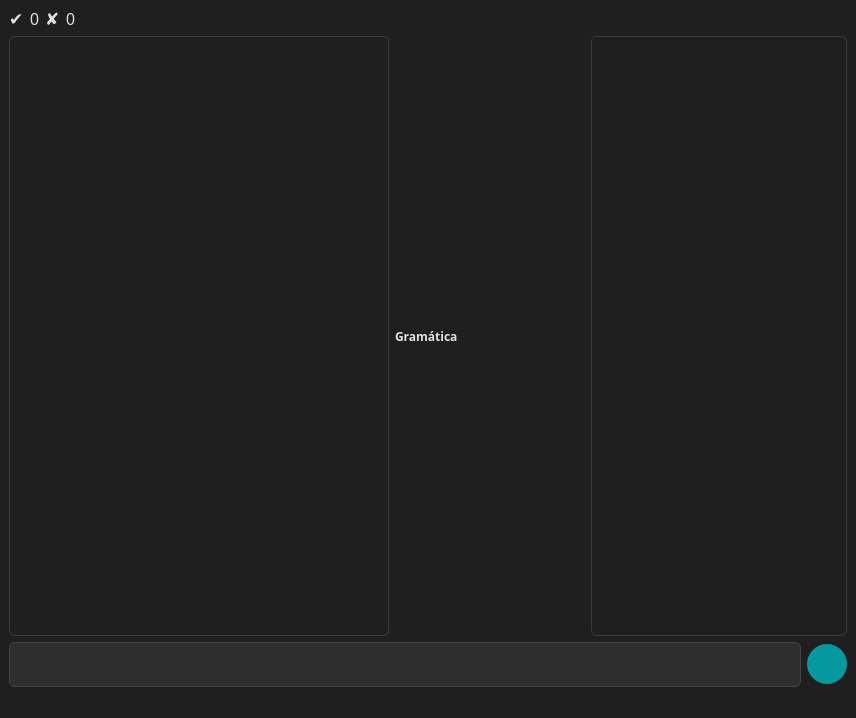
<?xml version="1.0" encoding="UTF-8"?>
<ui version="4.0">
 <class>LLTutorWindow</class>
 <widget class="QMainWindow" name="LLTutorWindow">
  <property name="geometry">
   <rect>
    <x>0</x>
    <y>0</y>
    <width>856</width>
    <height>718</height>
   </rect>
  </property>
  <property name="windowTitle">
   <string>LL(1)</string>
  </property>
  <property name="windowIcon">
   <iconset resource="resources.qrc">
    <normaloff>:/resources/syntaxtutor.png</normaloff>:/resources/syntaxtutor.png</iconset>
  </property>
  <property name="styleSheet">
   <string notr="true">background-color: #1F1F1F;
color: #E0E0E0;</string>
  </property>
  <widget class="QWidget" name="centralwidget">
   <layout class="QVBoxLayout" name="verticalLayout">
    <item>
     <layout class="QHBoxLayout" name="horizontalLayout_3">
      <item>
       <widget class="QLabel" name="tick">
        <property name="sizePolicy">
         <sizepolicy hsizetype="Minimum" vsizetype="Preferred">
          <horstretch>0</horstretch>
          <verstretch>0</verstretch>
         </sizepolicy>
        </property>
        <property name="font">
         <font>
          <pointsize>13</pointsize>
         </font>
        </property>
        <property name="text">
         <string>✔</string>
        </property>
       </widget>
      </item>
      <item>
       <widget class="QLabel" name="cntRight">
        <property name="sizePolicy">
         <sizepolicy hsizetype="Minimum" vsizetype="Preferred">
          <horstretch>0</horstretch>
          <verstretch>0</verstretch>
         </sizepolicy>
        </property>
        <property name="font">
         <font>
          <pointsize>12</pointsize>
         </font>
        </property>
        <property name="toolTip">
         <string>Respuestas correctas</string>
        </property>
        <property name="text">
         <string>0</string>
        </property>
       </widget>
      </item>
      <item>
       <widget class="QLabel" name="cross">
        <property name="sizePolicy">
         <sizepolicy hsizetype="Minimum" vsizetype="Preferred">
          <horstretch>0</horstretch>
          <verstretch>0</verstretch>
         </sizepolicy>
        </property>
        <property name="font">
         <font>
          <pointsize>13</pointsize>
         </font>
        </property>
        <property name="text">
         <string>✘</string>
        </property>
       </widget>
      </item>
      <item>
       <widget class="QLabel" name="cntWrong">
        <property name="sizePolicy">
         <sizepolicy hsizetype="Minimum" vsizetype="Preferred">
          <horstretch>0</horstretch>
          <verstretch>0</verstretch>
         </sizepolicy>
        </property>
        <property name="font">
         <font>
          <pointsize>12</pointsize>
         </font>
        </property>
        <property name="toolTip">
         <string>Respuestas incorrectas</string>
        </property>
        <property name="text">
         <string>0</string>
        </property>
       </widget>
      </item>
      <item>
       <spacer name="horizontalSpacer">
        <property name="orientation">
         <enum>Qt::Orientation::Horizontal</enum>
        </property>
        <property name="sizeType">
         <enum>QSizePolicy::Policy::Expanding</enum>
        </property>
        <property name="sizeHint" stdset="0">
         <size>
          <width>40</width>
          <height>20</height>
         </size>
        </property>
       </spacer>
      </item>
     </layout>
    </item>
    <item>
     <layout class="QHBoxLayout" name="horizontalLayout_4">
      <item>
       <widget class="QListWidget" name="listWidget">
        <property name="sizePolicy">
         <sizepolicy hsizetype="Expanding" vsizetype="Expanding">
          <horstretch>4</horstretch>
          <verstretch>0</verstretch>
         </sizepolicy>
        </property>
        <property name="styleSheet">
         <string notr="true"> QListWidget {
        border: 1px solid #3a3a3a;
        border-radius: 6px;
        background-color: transparent;
    }

    QListWidget::viewport {
        background-color: transparent;
    }
   QScrollBar:vertical {
        background: #1e1e1e;
        width: 10px;
        margin: 2px 0 2px 0;
        border-radius: 5px;
    }

    QScrollBar::handle:vertical {
        background: #5c5c5c;
        min-height: 20px;
        border-radius: 5px;
    }

    QScrollBar::handle:vertical:hover {
        background: #777;
    }

    QScrollBar::add-line:vertical, QScrollBar::sub-line:vertical {
        height: 0px;
        background: none;
    }

    QScrollBar::add-page:vertical, QScrollBar::sub-page:vertical {
        background: none;
    }</string>
        </property>
       </widget>
      </item>
      <item>
       <widget class="QLabel" name="gr">
        <property name="sizePolicy">
         <sizepolicy hsizetype="Expanding" vsizetype="Expanding">
          <horstretch>2</horstretch>
          <verstretch>0</verstretch>
         </sizepolicy>
        </property>
        <property name="font">
         <font>
          <family>JetBrainsMonoNL Nerd Font Propo</family>
          <bold>true</bold>
         </font>
        </property>
        <property name="text">
         <string>Gramática</string>
        </property>
       </widget>
      </item>
      <item>
       <widget class="QTextEdit" name="textEdit">
        <property name="styleSheet">
         <string notr="true">QTextEdit {
background-color: #1e1e1e;
color: #ffffff;
border: 1px solid #3a3a3a;
border-radius: 6px;
padding: 8px;
selection-background-color: #44475a;
selection-color: #ffffff;
font-family: Noto Sans
}
  QScrollBar:vertical {
        background: #1e1e1e;
        width: 10px;
        margin: 2px 0 2px 0;
        border-radius: 5px;
    }

    QScrollBar::handle:vertical {
        background: #5c5c5c;
        min-height: 20px;
        border-radius: 5px;
    }

    QScrollBar::handle:vertical:hover {
        background: #777;
    }

    QScrollBar::add-line:vertical, QScrollBar::sub-line:vertical {
        height: 0px;
        background: none;
    }

    QScrollBar::add-page:vertical, QScrollBar::sub-page:vertical {
        background: none;
    }</string>
        </property>
        <property name="readOnly">
         <bool>true</bool>
        </property>
       </widget>
      </item>
     </layout>
    </item>
    <item>
     <layout class="QHBoxLayout" name="horizontalLayout">
      <item>
       <widget class="CustomTextEdit" name="userResponse">
        <property name="sizePolicy">
         <sizepolicy hsizetype="Preferred" vsizetype="Fixed">
          <horstretch>0</horstretch>
          <verstretch>0</verstretch>
         </sizepolicy>
        </property>
        <property name="minimumSize">
         <size>
          <width>0</width>
          <height>45</height>
         </size>
        </property>
        <property name="maximumSize">
         <size>
          <width>16777215</width>
          <height>100</height>
         </size>
        </property>
        <property name="styleSheet">
         <string notr="true">QTextEdit {
	background-color: #2E2E2E;
	color: #E0E0E0;
	border: 1px solid #444;
	border-radius: 6px;
	padding: 6px 10px;
	font-size: 16px;
}

QTextEdit:focus {
		border-bottom: 2px solid #00ADB5;
}

QTextEdit:disabled {
    background-color: #3A3A3A; 
    color: #777;    
    border: 1px solid #555;   
}</string>
        </property>
       </widget>
      </item>
      <item>
       <widget class="QPushButton" name="confirmButton">
        <property name="cursor">
         <cursorShape>PointingHandCursor</cursorShape>
        </property>
        <property name="styleSheet">
         <string notr="true">QPushButton {
background-color: rgba(0, 173, 181, 0.85);    
border: none;
    border-radius: 20px; /* La mitad de width/height para que sea redondo */
    min-width: 40px;
    min-height: 40px;
    max-width: 40px;
    max-height: 40px;
    padding: 0px;
    icon-size: 24px 24px; /* Asegúrate de ajustar esto en C++ también si no reacciona */
}

QPushButton:hover {
    background-color: #00C8D6;
}

QPushButton:pressed {
    background-color: #009AA3;
}

QPushButton:disabled {
    background-color: #888888;
    color: #dddddd;
}</string>
        </property>
        <property name="text">
         <string/>
        </property>
       </widget>
      </item>
     </layout>
    </item>
   </layout>
  </widget>
  <widget class="QMenuBar" name="menubar">
   <property name="geometry">
    <rect>
     <x>0</x>
     <y>0</y>
     <width>856</width>
     <height>21</height>
    </rect>
   </property>
  </widget>
  <widget class="QStatusBar" name="statusbar"/>
 </widget>
 <customwidgets>
  <customwidget>
   <class>CustomTextEdit</class>
   <extends>QTextEdit</extends>
   <header>customtextedit.h</header>
  </customwidget>
 </customwidgets>
 <resources>
  <include location="resources.qrc"/>
 </resources>
 <connections/>
</ui>
